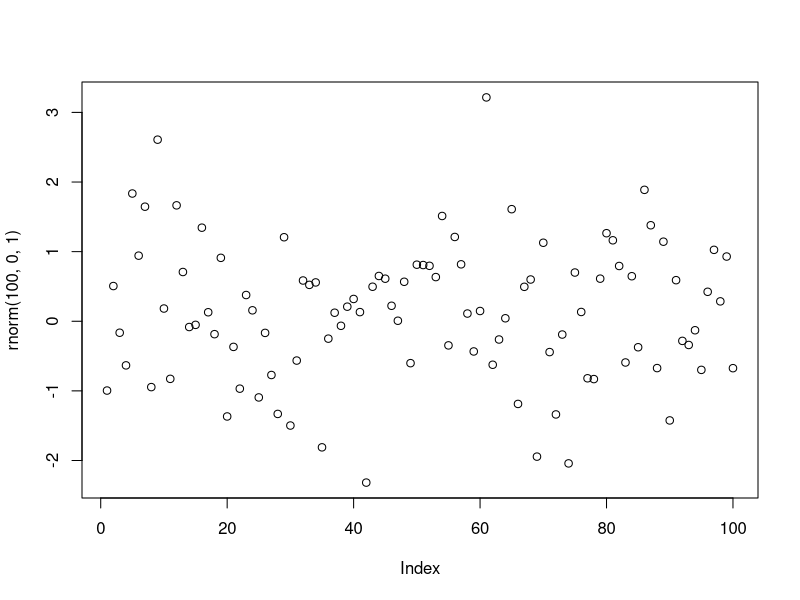

Reproduce this figure in R.
## ---- chunk 1
#| cache: true

#Simulate some data
plot(rnorm(100,0,1))
